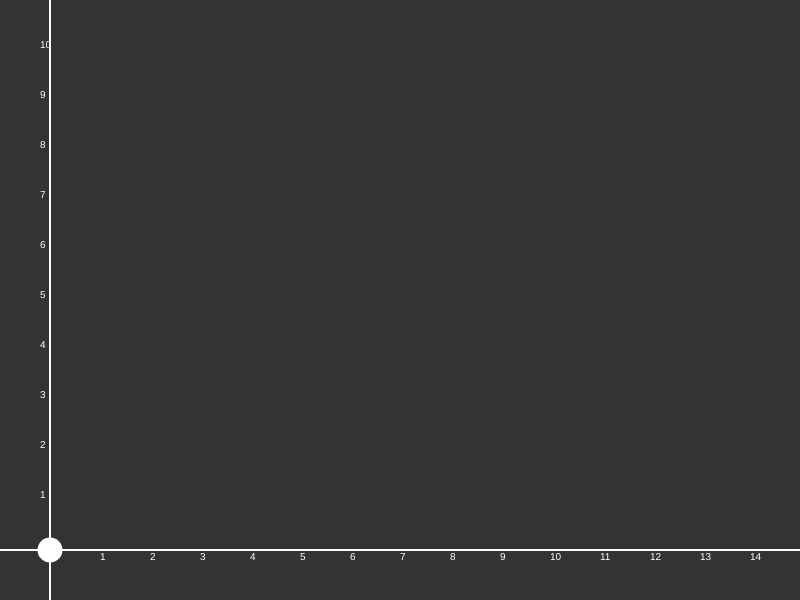
Frame 1 (no input)
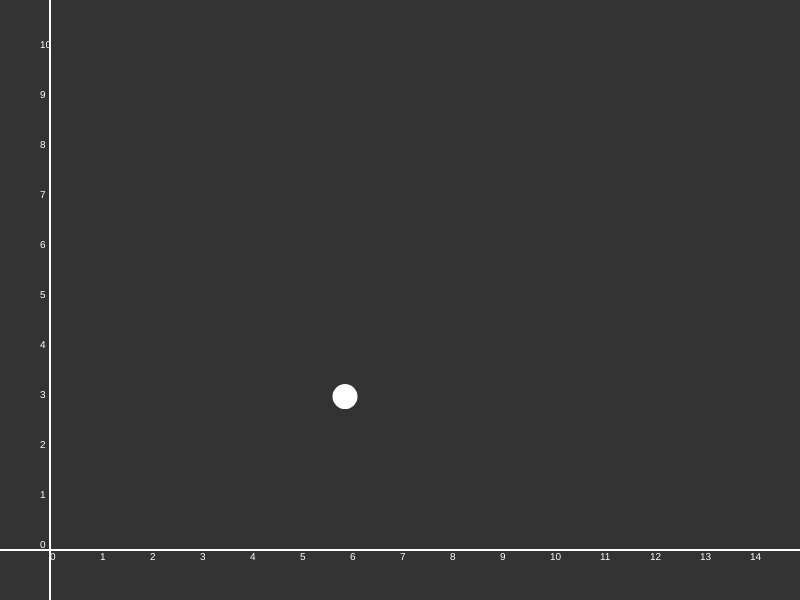
Frame 60 (no input)
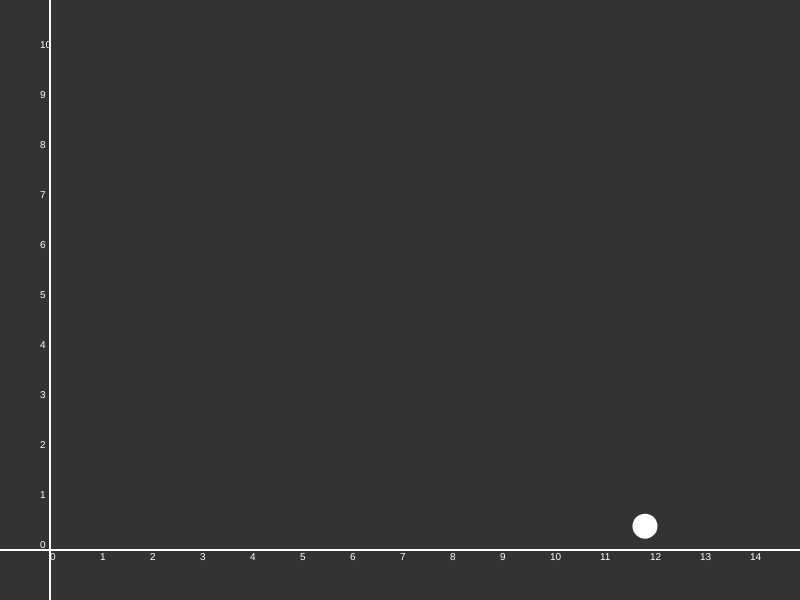
Frame 120 (the mouse pressed at the canvas centre since frame 60)

The p5.js sketch that drew these frames (run headless with seeded random() and noise() and a simulated clock; from frame 60 on, the mouse is pressed at the canvas centre):

// p5.js sketch
// ── sketch.js
var csize = 600;
var projectile;
var worldOriginX, worldOriginY;
var u;

function setup()
{
   createCanvas(800,csize);
   frameRate(30);
   worldOriginX = 50;
   worldOriginY = height-50;
   u = createVector(5,-5);
   projectile = new Projectile(worldOriginX,worldOriginY,u);
}

function draw()
{
   background(51);
   //Axes
   stroke(255);
   strokeWeight(2);
   line(0,height-50,width,height-50);
   line(50,0,50,height);
   textSize(10);
   noStroke();
   fill(255);
   for(var i=0 ; i<15 ; i++)
   {
      text(i,worldOriginX+i*50,worldOriginY+10);
      text(i,worldOriginX-10,worldOriginY-2-i*50);
   }

   //Projectile
   projectile.show();
   projectile.update();
}

function getWorldX(realX)
{
   var x = realX - worldOriginX;
   return x;
}

function getWorldY(realY)
{
      var y = worldOriginY-realY;
      return y;
}


function mousePressed()
{
   var x = getWorldX(mouseX);
   var y = getWorldY(mouseY);
   x = floor(x/50);
   y = floor(y/50);
   console.log(x,y);
}

// ── projectile.js
function Projectile(x,y,u)
{
   this.pos = createVector(x,y);
   this.u = u.copy();
   this.acc = createVector(0,0.08);

   this.show = function()
   {
      ellipse(this.pos.x,this.pos.y,25,25);
   }

   this.update = function()
   {
      this.u.add(this.acc);
      this.pos.add(this.u);
      if(this.pos.y>worldOriginY)
      {
         this.pos.y = worldOriginY;
         this.u.setMag(0);
         this.acc.setMag(0);
      }
   }
}
